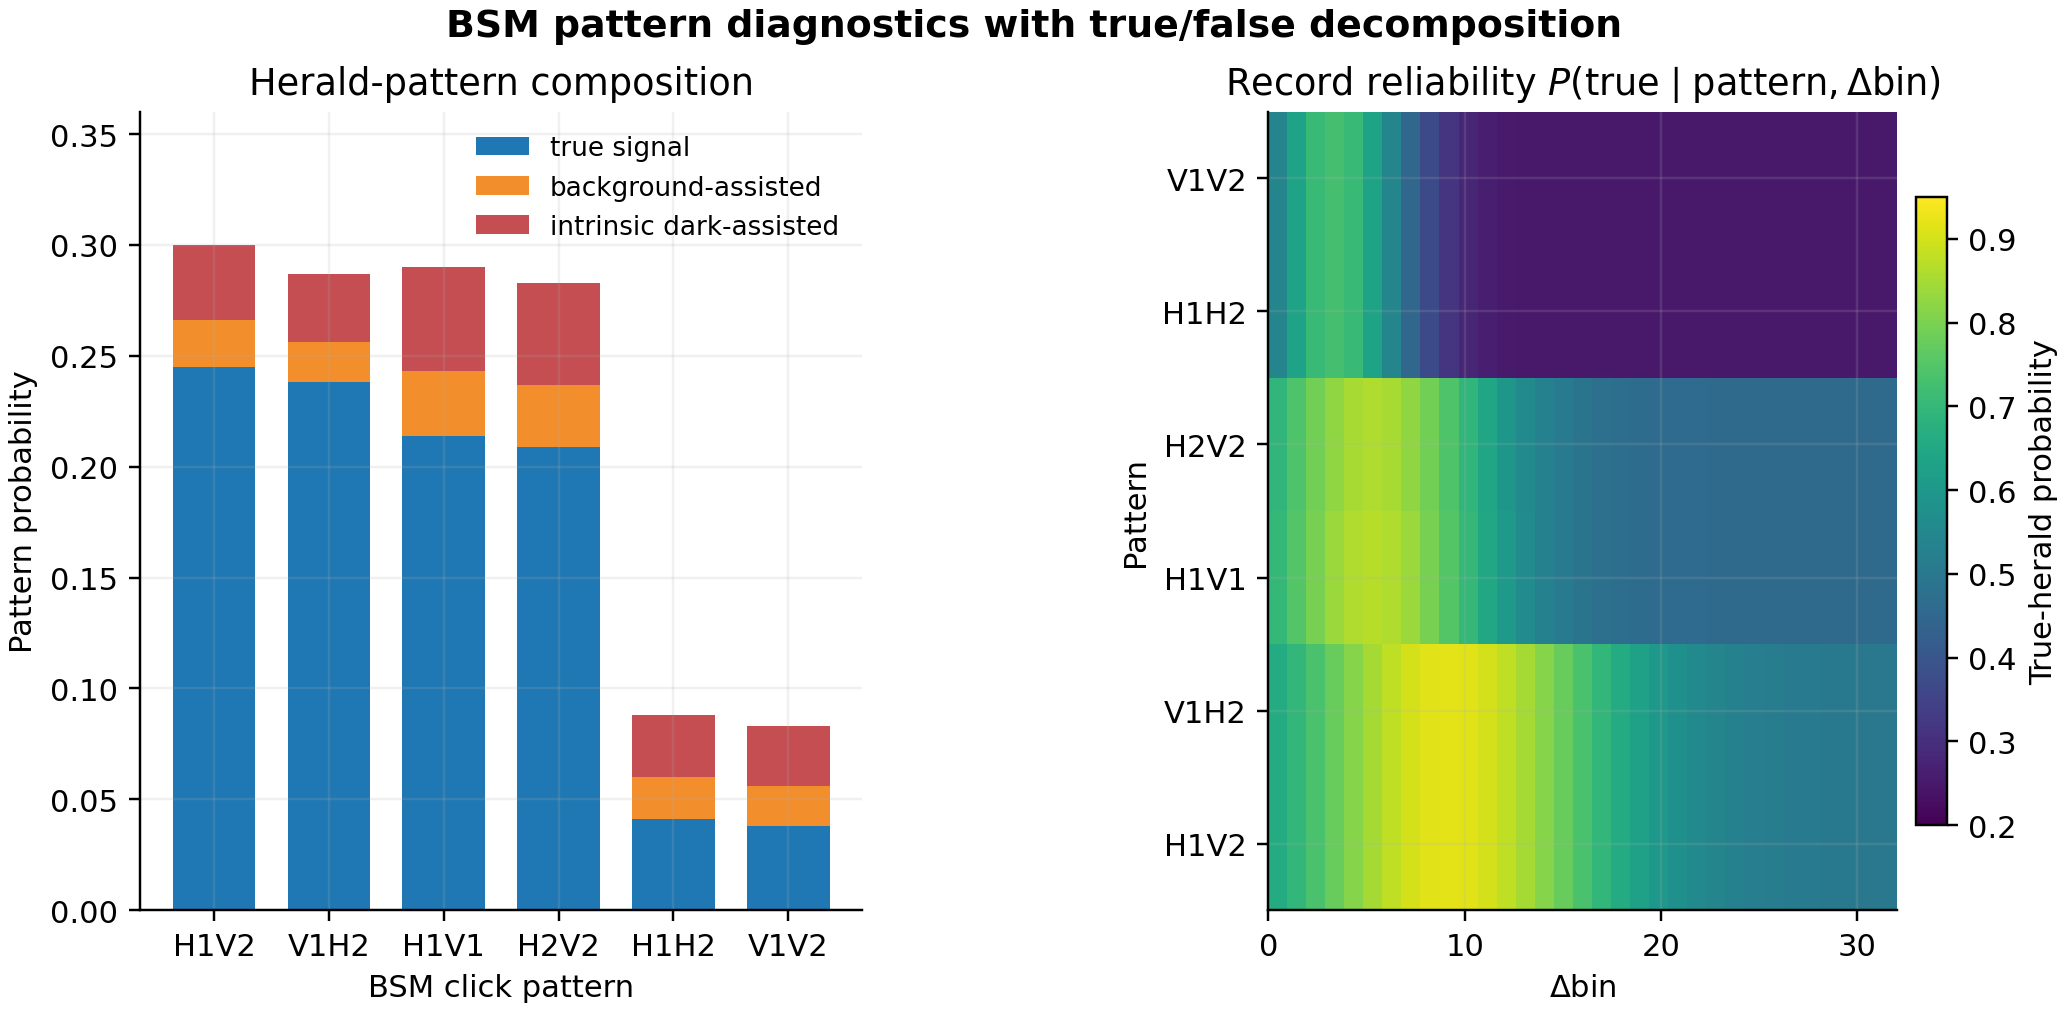

Here is the Python script that generated this plot:
import pathlib

import matplotlib.pyplot as plt
import numpy as np


def main() -> None:
    plt.rcParams.update(
        {
            "font.family": "DejaVu Sans",
            "axes.spines.top": False,
            "axes.spines.right": False,
            "axes.grid": True,
            "grid.alpha": 0.18,
        }
    )

    patterns = ["H1V2", "V1H2", "H1V1", "H2V2", "H1H2", "V1V2"]
    p_true = np.array([0.245, 0.238, 0.214, 0.209, 0.041, 0.038])
    p_dark = np.array([0.034, 0.031, 0.047, 0.046, 0.028, 0.027])
    p_bg = np.array([0.021, 0.018, 0.029, 0.028, 0.019, 0.018])

    x = np.arange(len(patterns))

    delta_bins = np.arange(0, 33)
    reliability = np.zeros((len(patterns), delta_bins.size))
    centers = np.array([9.0, 9.0, 5.0, 5.0, 3.0, 3.0])
    widths = np.array([6.5, 6.5, 4.8, 4.8, 3.0, 3.0])
    base = np.array([0.92, 0.92, 0.87, 0.86, 0.73, 0.73])
    floor = np.array([0.50, 0.50, 0.46, 0.46, 0.25, 0.25])
    for i in range(len(patterns)):
        g = np.exp(-0.5 * ((delta_bins - centers[i]) / widths[i]) ** 2)
        reliability[i] = floor[i] + (base[i] - floor[i]) * g

    fig = plt.figure(figsize=(9.4, 4.6), constrained_layout=True)
    gs = fig.add_gridspec(1, 2, width_ratios=[1.15, 1.0], wspace=0.25)
    ax0 = fig.add_subplot(gs[0, 0])
    ax1 = fig.add_subplot(gs[0, 1])

    ax0.bar(x, p_true, width=0.72, color="#1f77b4", label="true signal")
    ax0.bar(x, p_bg, width=0.72, bottom=p_true, color="#f28e2b", label="background-assisted")
    ax0.bar(x, p_dark, width=0.72, bottom=p_true + p_bg, color="#c44e52", label="intrinsic dark-assisted")
    ax0.set_xticks(x, patterns, rotation=0)
    ax0.set_ylabel("Pattern probability")
    ax0.set_xlabel("BSM click pattern")
    ax0.set_ylim(0.0, 0.36)
    ax0.set_title("Herald-pattern composition")
    ax0.legend(frameon=False, fontsize=8.6, loc="upper right")

    im = ax1.imshow(
        reliability,
        origin="lower",
        aspect="auto",
        cmap="viridis",
        vmin=0.2,
        vmax=0.95,
        extent=[delta_bins.min(), delta_bins.max(), -0.5, len(patterns) - 0.5],
    )
    ax1.set_yticks(np.arange(len(patterns)), patterns)
    ax1.set_xlabel(r"$\Delta$bin")
    ax1.set_ylabel("Pattern")
    ax1.set_title(r"Record reliability $P(\mathrm{true}\mid \mathrm{pattern},\Delta\mathrm{bin})$")
    cbar = fig.colorbar(im, ax=ax1, fraction=0.05, pad=0.03)
    cbar.set_label("True-herald probability")

    fig.suptitle("BSM pattern diagnostics with true/false decomposition", fontsize=12.4, fontweight="bold")
    out_path = pathlib.Path(__file__).with_suffix(".png")
    fig.savefig(out_path, dpi=220)
    plt.close(fig)


if __name__ == "__main__":
    main()
